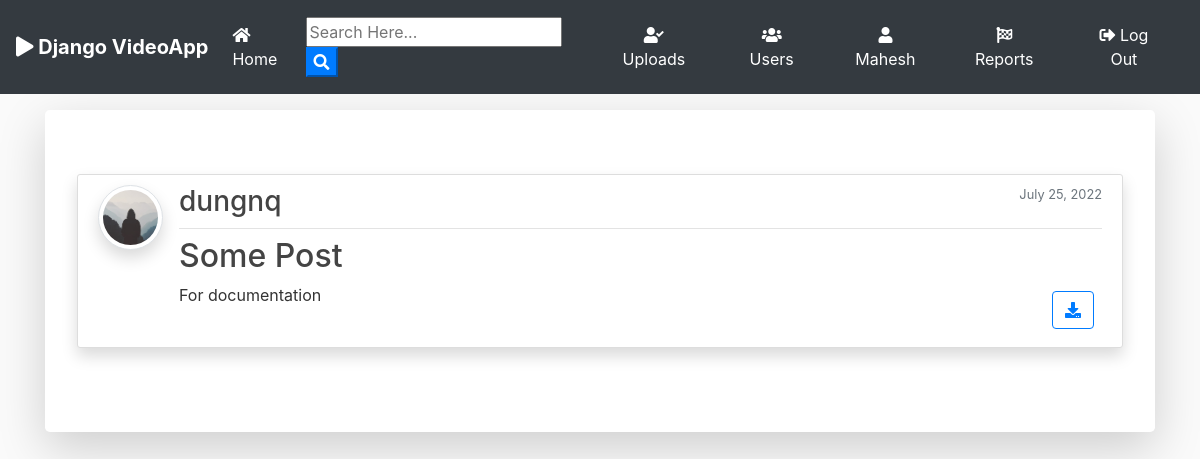
Page /reports/ (signed in) on the earlier database version.
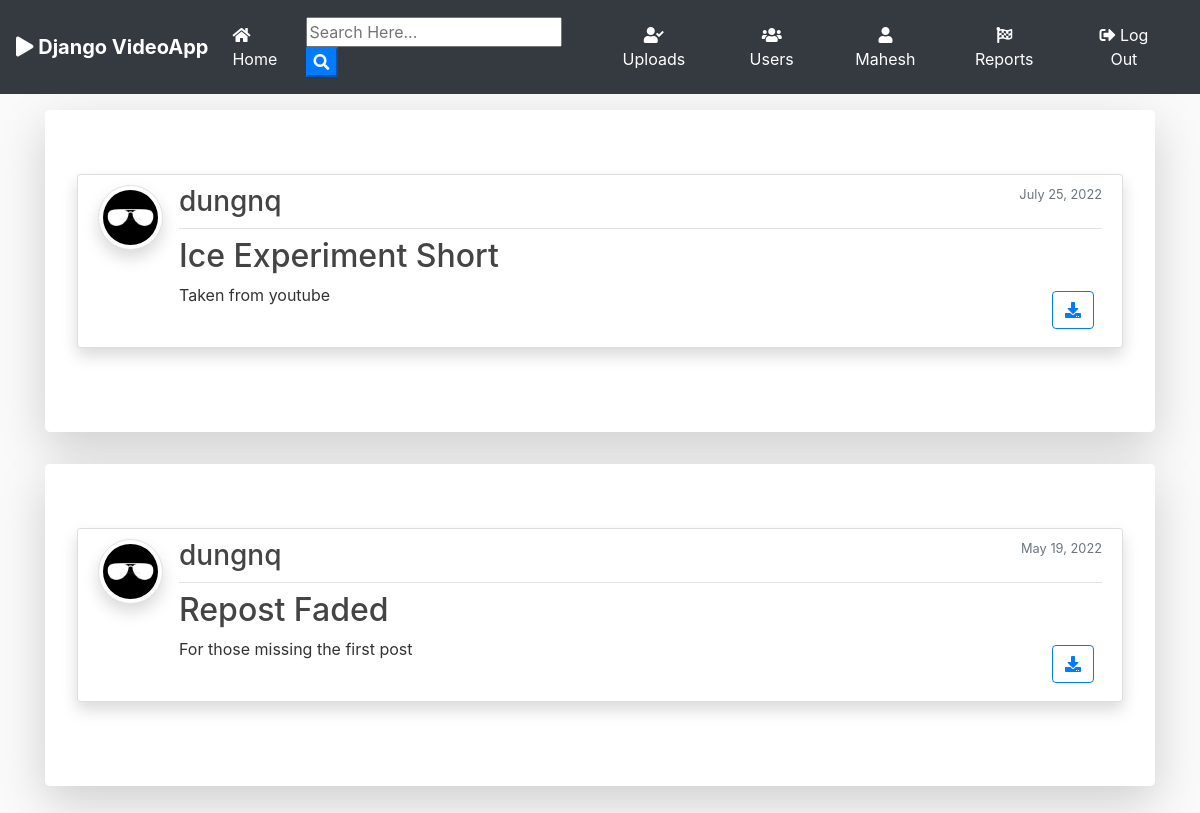
Same page on the later database version.
### blog/models.py (models this page shows, shortened)
class Post(models.Model):
	title = models.CharField(max_length=100)
	file = models.FileField(upload_to='Files')
	content = models.TextField()
	date_posted = models.DateTimeField(default=timezone.now)
	author = models.ForeignKey(User, on_delete=models.CASCADE)
	status = models.CharField(max_length=1, default='S')
	label = models.TextField(max_length=10, default='N/A')

### users/models.py (models this page shows, shortened)
class Profile(models.Model):
    user = models.OneToOneField(User, on_delete=models.CASCADE)
    image = models.ImageField(default='default.jpg', upload_to='profile_pics')
    is_locked = models.BooleanField(default=False)

### blog/views.py (the view)
# urls.py: path('reports/', ReportListView.as_view(), name='post-reports'),
class ReportListView(LoginRequiredMixin, UserPassesTestMixin, ListView):
    model = Post
    template_name = 'blog/report_list.html'
    context_object_name = 'posts'
    ordering = ['-date_posted']
    paginate_by = 3
    def get_queryset(self):
        return Post.objects.filter(status='A', report__status='S').order_by('-date_posted').distinct()
    def test_func(self):
        return self.request.user.is_superuser

### blog/templates/blog/report_list.html (shortened to what this page needs)
{% extends "blog/base.html" %}
{% block content %}
    {% for post in posts %}
      <div class="jumbotron mt-3 bg-white shadow-lg">
      <article class="media content-section shadow">
        <a href="{{ post.author.profile.image.url }} " target="_blank"> <img src="{{ post.author.profile.image.url }}  " alt="" class="article-img rounded-circle img-thumbnail img-fluid shadow">
        </a>
        <div class="media-body">
          <div class="article-metadata d-flex justify-content-between">
            <a class="mr-2 " href="{% url 'user-posts' post.author.username  %}"><h3>{{ post.author }}</h3></a>
              <small class="text-muted">{{ post.date_posted|date:"F d, Y" }}</small>
          </div>
          <h2><a class="article-title text-justify " href="{% url 'report-detail' post.id %}">{{ post.title }}</a></h2>
          <div class="d-flex justify-content-between">
            <p class="article-content text-justify text-truncate overflow-hidden">{{ post.content }}</p>
            {% if post.file %}
          <div class="form-group mt-0 pt-0  m-2">
            <a class="btn btn-outline-primary  btn-d "  href="{{ post.file.url }}"  download type="submit"><i class="fas fa-download"></i></a>
          </div>
          {% endif %}
          </div>
        </div>
      </article>
      </div>
    {% endfor %}
{% endblock content %}

Differences in the rows shown:
changed Post: author.profile.image: a different picture; title "Some Post" → "Ice Experiment Short"; content "For documentation" → "Taken from youtube"
now on this page (row edited): Post: author.profile.image (placeholder picture), author "dungnq", date_posted "May 19, 2022", title "Repost Faded", content "For those missing the first post"
